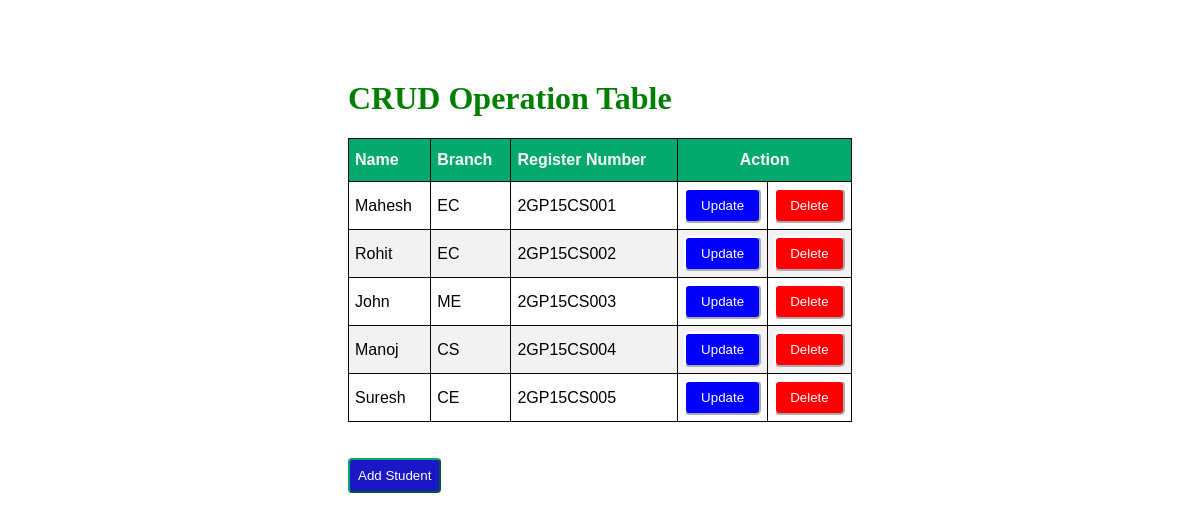
The page / on the database its author committed.
### student_info/models.py (models this page shows)
class Student(models.Model):
    BRANCH_CHOICES = [
        ('CS', 'Computer Science'),
        ('EC', 'Electronics and Communication'),
        ('ME', 'Mechanical Engineering'),
        ('CE', 'Civil Engineering')
    ]
    name = models.CharField(max_length=30)
    branch = models.CharField(max_length=100, choices=BRANCH_CHOICES, default='CS')
    register_num = models.CharField(max_length=10, unique=True)

### student_info/views.py (the view)
# urls.py: 2. Add a URL to urlpatterns:  path('', views.home, name='home')
def home(request):
    student_list = Student.objects.all()
    return render(request, 'home.html', {"student_list": student_list})

### student_info/templates/home.html (shortened to what this page needs)
<!DOCTYPE html>
<html lang="en">
<head>
</head>
{% load static %}
<link rel="stylesheet" href="{% static 'style.css' %}">
<body>
    <div class="container">
        <h1>CRUD Operation Table</h1>
        <table id="customers" border="1">
            <thead>
                <th>Name</th>
                <th>Branch</th>
                <th>Register Number</th>
                <th colspan="2" id="mid">Action</th>
            </thead>
            <tbody>
                {% for x in student_list %}
                <tr>
                    <td>{{x.name}}</td>
                    <td>{{x.branch}}</td>
                    <td>{{x.register_num}}</td>
                    <td>
                        <a href="{% url 'update_student' x.id %}"><button id="up">Update</button></a>
                    </td>
                    <td>
                        <a href="{% url 'delete_student' x.id %}" onclick="return confirm('Are you sure you want to delete this student?')"><button id="del">Delete</button></a>
                    </td>
                </tr>
                {% empty %}
                <tr>
                    <td>Student not found.</td>
                </tr>
                {% endfor %}
            </tbody>
        </table>
        <br><br>
        <a href="{% url 'add_student' %}"><button id="new3">Add Student</button></a>
    </div>
</body>
</html>

### student_info/static/style.css (style rules this page uses)
.container { margin: 80px 240px 60px 240px; padding: 0px 100px 100px 100px; }
#customers { font-family: Arial, Helvetica, sans-serif; border-collapse: collapse; width: 100%; }
#customers td, #customers th { border: 1px solid rgb(17, 4, 4); padding: 6px; }
#customers tr:nth-child(even) { background-color: #f2f2f2; }
#customers th { padding-top: 12px; padding-bottom: 12px; text-align: left; background-color: #04AA6D; color: white; }
#customers #mid { text-align: center; }
#customers #up { background-color: blue; border-color: white; border-radius: 5px; padding: 8px; color: white; }
#customers #del { background-color: red; border-color: white; border-radius: 5px; padding: 8px; color: white; }
#customers button { width: 100%; }
h1 { color: green; }
.container #new3 { padding: 8px; background-color: rgb(27, 24, 199); color: white; border-radius: 4px; border-color: #04AA6D; }

### rows shown on the page
Student: name "Mahesh", branch "EC", register_num "2GP15CS001"
Student: name "Rohit", branch "EC", register_num "2GP15CS002"
Student: name "John", branch "ME", register_num "2GP15CS003"
Student: name "Manoj", branch "CS", register_num "2GP15CS004"
Student: name "Suresh", branch "CE", register_num "2GP15CS005"
